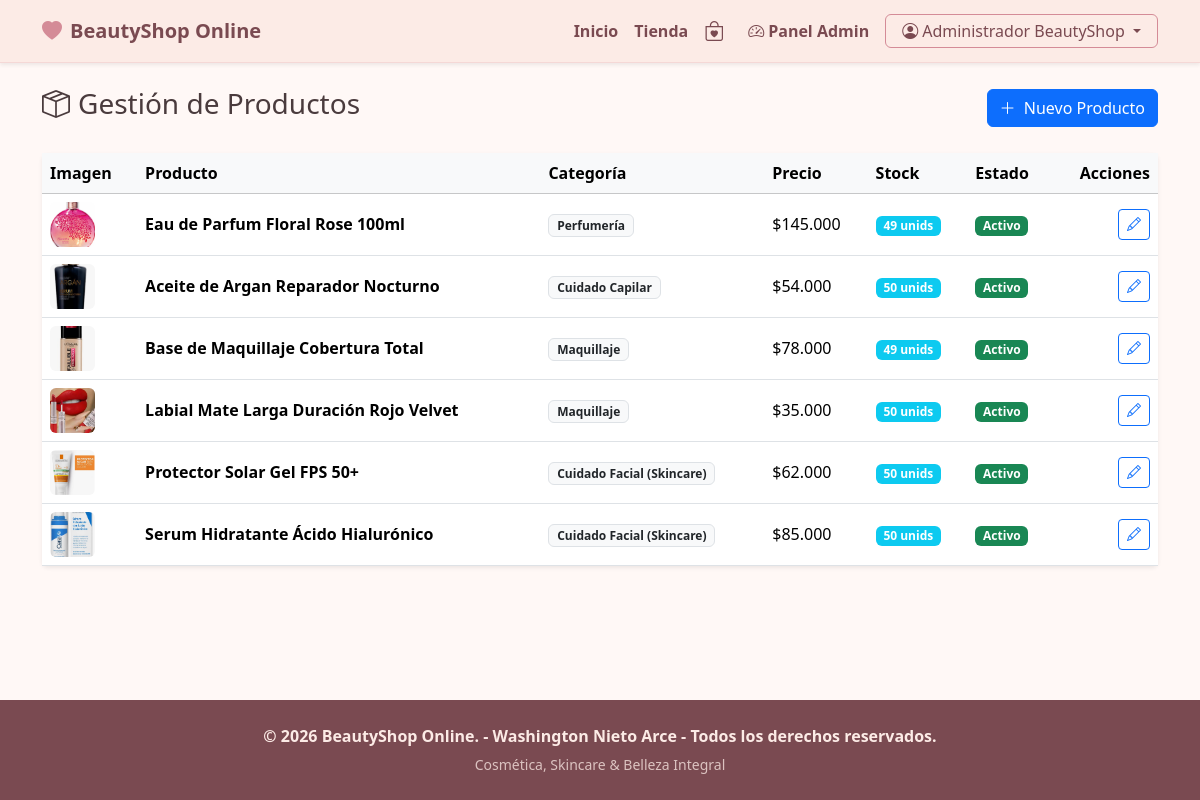
The app's page /admin/productos (signed in) with its own data.
### tables this page shows
CREATE TABLE `productos` (
  `id_producto` int(11) NOT NULL,
  `id_categoria` int(11) NOT NULL,
  `nombre` varchar(150) NOT NULL,
  `descripcion` text DEFAULT NULL,
  `precio` decimal(10,2) NOT NULL CHECK (`precio` >= 0),
  `stock` int(11) NOT NULL DEFAULT 0 CHECK (`stock` >= 0),
  `imagen` varchar(255) DEFAULT 'default.png',
  `estado` enum('activo','inactivo') DEFAULT 'activo',
  `fecha_creacion` datetime DEFAULT current_timestamp()
);

CREATE TABLE `categorias` (
  `id_categoria` int(11) NOT NULL,
  `nombre` varchar(100) NOT NULL,
  `descripcion` text DEFAULT NULL,
  `estado` enum('activo','inactivo') DEFAULT 'activo',
  `fecha_creacion` datetime DEFAULT current_timestamp()
);

### app/controllers/AdminController.php (called while the page is built, shortened)
<?php
class AdminController extends Controller {
    private $productoModel;
    private $categoriaModel;
    public function __construct() {
        $this->productoModel = $this->model('ProductoModel');
        $this->categoriaModel = $this->model('CategoriaModel');
    }
    public function productos(): void {
        $productos = $this->productoModel->obtenerTodos();
        $categorias = $this->categoriaModel->obtenerActivas();
        $this->view('admin/productos/index', [
            'productos' => $productos,
            'categorias' => $categorias
        ]);
    }
}

### app/core/Router.php (called while the page is built, shortened)
<?php
class Router {
    protected string $method = 'index';
    public function __construct() {
        $url = $this->parseUrl();
        if (isset($url[0]) && !empty($url[0])) {
            $controllerName = ucfirst($url[0]) . 'Controller';
            $file = __DIR__ . '/../controllers/' . $controllerName . '.php';
            if (file_exists($file)) {
                unset($url[0]);
            }
        }
        $this->controller = new $this->controllerName();
        if (isset($url[1]) && !empty($url[1])) {
            if (method_exists($this->controller, $url[1])) {
                $this->method = $url[1];
                unset($url[1]);
            }
        }
        $this->params = $url ? array_values($url) : [];
        call_user_func_array([$this->controller, $this->method], $this->params);
    }
    private function parseUrl(): array {
        if (isset($_GET['url'])) {
            $url = rtrim($_GET['url'], '/');
            $url = filter_var($url, FILTER_SANITIZE_URL);
            return explode('/', $url);
        }
        return [];
    }
}

### index.php (called while the page is built, shortened)
<?php
require_once __DIR__ . '/app/core/Controller.php';
require_once __DIR__ . '/app/core/Model.php';
require_once __DIR__ . '/app/core/Router.php';
$app = new Router();

### config/database.php (called while the page is built)
<?php
class Database {
    private static string $host = 'localhost';
    private static string $db_name = 'beautyshop_db';
    private static string $username = 'root';
    private static string $password = '';
    private static ?PDO $conn = null;
    public static function getConnection(): ?PDO {
        if (self::$conn === null) {
            try {
                $dsn = "mysql:host=" . self::$host . ";dbname=" . self::$db_name . ";charset=utf8mb4";
                $options = [
                    PDO::ATTR_ERRMODE => PDO::ERRMODE_EXCEPTION,
                    PDO::ATTR_DEFAULT_FETCH_MODE => PDO::FETCH_ASSOC,
                    PDO::ATTR_EMULATE_PREPARES => false,
                ];
                self::$conn = new PDO($dsn, self::$username, self::$password, $options);
            } catch (PDOException $e) {
                die("Error de Conexión a la Base de Datos: " . $e->getMessage());
            }
        }
        return self::$conn;
    }
}

### app/core/Model.php (called while the page is built, shortened)
<?php
require_once __DIR__ . '/../../config/database.php';
abstract class Model {
    public function __construct() {
        $this->db = Database::getConnection();
    }
}

### app/models/ProductoModel.php (called while the page is built, shortened)
<?php
class ProductoModel extends Model {
    public function obtenerTodos(): array {
        $sql = "SELECT p.*, c.nombre AS categoria_nombre
                FROM productos p
                INNER JOIN categorias c ON p.id_categoria = c.id_categoria
                ORDER BY p.id_producto DESC";
        $stmt = $this->db->prepare($sql);
        $stmt->execute();
        return $stmt->fetchAll();
    }
}

### app/views/admin/productos/index.php (the view, shortened to what this page needs)
<div class="d-flex justify-content-between align-items-center mb-4">
    <h3><i class="bi bi-box-seam me-2"></i>Gestión de Productos</h3>
    <button class="btn btn-primary" data-bs-toggle="modal" data-bs-target="#modalProducto" onclick="limpiarProdForm()">
        <i class="bi bi-plus-lg me-1"></i> Nuevo Producto
    </button>
</div>
<div class="card border-0 shadow-sm">
    <div class="card-body p-0">
        <div class="table-responsive">
            <table class="table table-hover align-middle mb-0">
                <thead class="table-light">
                    <tr>
                        <th>Imagen</th>
                        <th>Producto</th>
                        <th>Categoría</th>
                        <th>Precio</th>
                        <th>Stock</th>
                        <th>Estado</th>
                        <th class="text-end">Acciones</th>
                    </tr>
                </thead>
                <tbody>
                    <?php foreach ($productos as $p): ?>
                    <tr>
                        <td>
                            <img src="<?= BASE_URL; ?>public/uploads/<?= $p['imagen']; ?>" width="45" height="45" class="rounded object-fit-cover">
                        </td>
                        <td class="fw-bold"><?= $p['nombre']; ?></td>
                        <td><span class="badge bg-light text-dark border"><?= $p['categoria_nombre']; ?></span></td>
                        <td>$<?= number_format($p['precio'], 0, ',', '.'); ?></td>
                        <td>
                            <span class="badge bg-<?= $p['stock'] > 5 ? 'info' : 'danger'; ?>">
                                <?= $p['stock']; ?> unids
                            </span>
                        </td>
                        <td>
                            <span class="badge bg-<?= $p['estado'] === 'activo' ? 'success' : 'secondary'; ?>">
                                <?= ucfirst($p['estado']); ?>
                            </span>
                        </td>
                        <td class="text-end">
                            <button class="btn btn-sm btn-outline-primary"
                                    onclick='editarProd(<?= json_encode($p); ?>)'
                                    data-bs-toggle="modal" data-bs-target="#modalProducto">
                                <i class="bi bi-pencil"></i>
                            </button>
                        </td>
                    </tr>
                    <?php endforeach; ?>
                </tbody>
            </table>
        </div>
    </div>
</div>

### public/css/style.css (style rules this page uses)
:root { --bs-beauty-primary: #d48b97; --bs-beauty-secondary: #fcebe6; --bs-beauty-dark: #7a4a51; --bs-beauty-accent: #c47281; --bs-beauty-gold: #d4a373; --bs-beauty-bg-light: #fff8f6; }
body { background-color: var(--bs-beauty-bg-light); color: #4a3b3d; font-family: 'Segoe UI', Tahoma, Geneva, Verdana, sans-serif; }

### records on screen
productos: imagen (picture), nombre "Eau de Parfum Floral Rose 100ml", id_categoria.nombre "Perfumería", precio "145.000", stock "49", estado "Activo"
productos: imagen (picture), nombre "Aceite de Argan Reparador Nocturno", id_categoria.nombre "Cuidado Capilar", precio "54.000", stock "50", estado "Activo"
productos: imagen (picture), nombre "Base de Maquillaje Cobertura Total", id_categoria.nombre "Maquillaje", precio "78.000", stock "49", estado "Activo"
productos: imagen (picture), nombre "Labial Mate Larga Duración Rojo Velvet", id_categoria.nombre "Maquillaje", precio "35.000", stock "50", estado "Activo"
productos: imagen (picture), nombre "Protector Solar Gel FPS 50+", id_categoria.nombre "Cuidado Facial (Skincare)", precio "62.000", stock "50", estado "Activo"
productos: imagen (picture), nombre "Serum Hidratante Ácido Hialurónico", id_categoria.nombre "Cuidado Facial (Skincare)", precio "85.000", stock "50", estado "Activo"

### other values on screen
APP_NAME "BeautyShop Online"
$_SESSION['user_name'] "Administrador BeautyShop"
